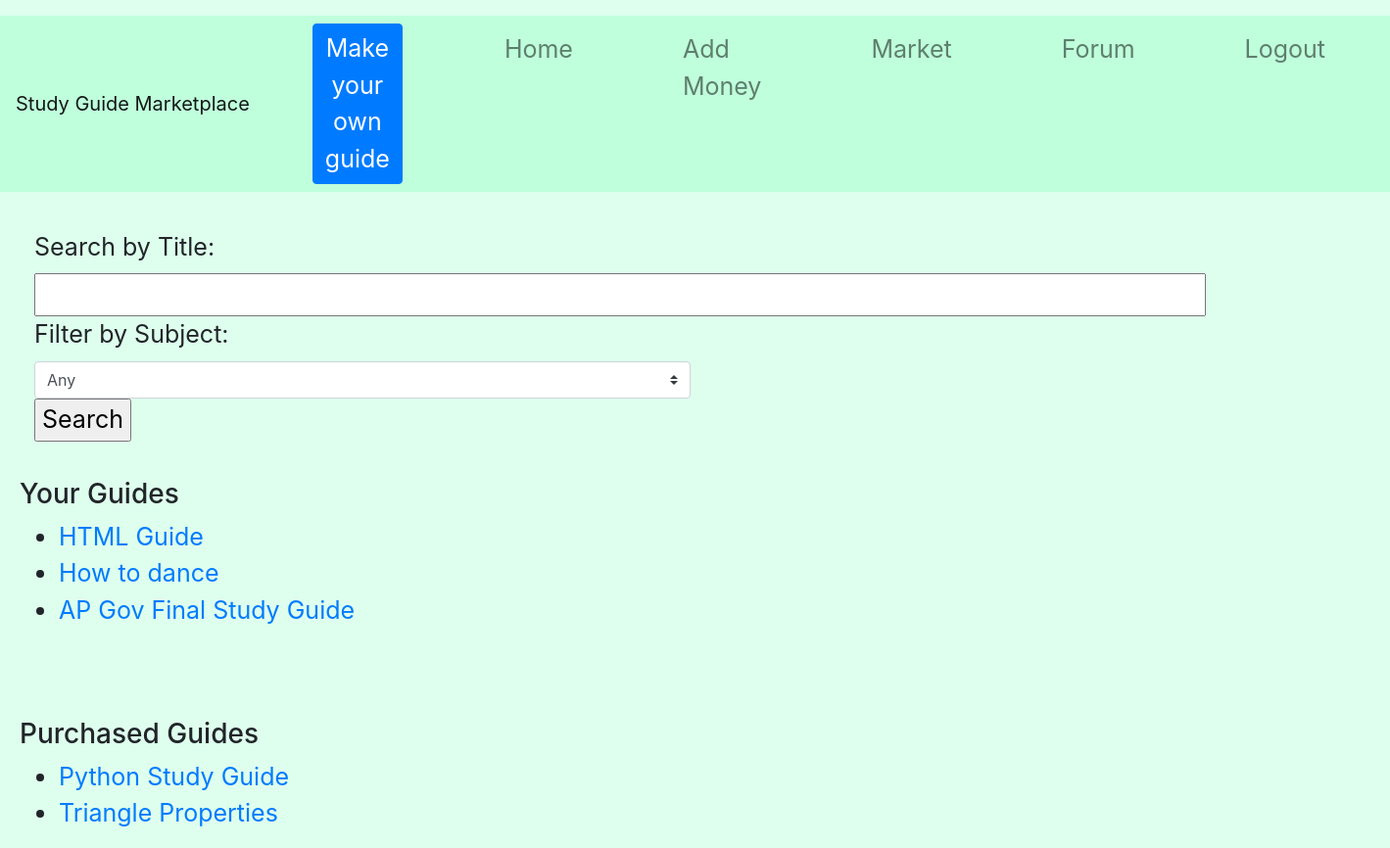
Screenshot of /home (signed in) with the database file from the repository.
### tables this page shows
CREATE TABLE guides(id INTEGER, user TEXT, name TEXT, rating REAL, cost INTEGER, buyers INTEGER, subject TEXT, guide TEXT, ratings INTEGER);

### app/__init__.py (the view)
    def login_check(*args, **kwargs):
        if 'username' not in session:
            return redirect(url_for("login"))
        return route_function(*args, **kwargs)

### app/__init__.py (called while the page is built)
def protected(route_function):
    def login_check(*args, **kwargs):
        if 'username' not in session:
            return redirect(url_for("login"))
        return route_function(*args, **kwargs)
    login_check.__name__ = route_function.__name__
    return login_check

### app/utl/ops.py (called while the page is built)
def get_own_guides(username):
    db = sqlite3.connect(DB_FILE)
    c = db.cursor()
    c.execute("SELECT * FROM guides WHERE user = ?;" , (username,))
    g = c.fetchall()
    db.close()
    ans = []
    for row in g:
        next = {}
        next["id"] = row[0]
        next["user"] = row[1]
        next["name"] = row[2]
        next["rating"] = row[3]
        next["cost"] = row[4]
        next["buyers"] = row[5]
        next["subject"] = row[6]
        next["guide"] = row[7]
        next["ratings"] = row[8]
        ans.append(next)
    return ans

def get_pur_guides(username):
    db = sqlite3.connect(DB_FILE)
    c = db.cursor()
    c.execute("SELECT * FROM buyers WHERE user = ?;" , (username,))
    g = c.fetchall()
    ans = []
    for ro in g:
        c.execute("SELECT * FROM guides WHERE id = ?;" , (ro[0],))
        row = c.fetchone()
        next = {}
        next["id"] = row[0]
        next["user"] = row[1]
        next["name"] = row[2]
        next["rating"] = row[3]
        next["cost"] = row[4]
        next["buyers"] = row[5]
        next["subject"] = row[6]
        next["guide"] = row[7]
        next["ratings"] = row[8]
        ans.append(next)
    db.close()
    return ans

def get_subjects():
    db = sqlite3.connect(DB_FILE)
    c = db.cursor()
    ans = []
    c.execute("SELECT * FROM guides;")
    g = c.fetchall()
    for row in g:
        if row[6] not in ans:
            ans.append(row[6])
    return ans

### app/templates/home.html (shortened to what this page needs)
{% extends "base.html" %}
{% block body %}
  <br>
  <div class="col-md-6">
  <form method="post">
            <label>Search by Title:</label>
            <input type="text" name="query" size="70">
            <br>
            <label>Filter by Subject:</label>
            <select class="custom-select" name="subject">
              <option selected>Any</option>
            </select>
        <input type="submit" name="button" value="Search">
  </form>
  </div>
  <br>
  <h3>Your Guides</h3>
    {% if own_guides|length < 1 %}
      <p>You haven't created any guides</p>
    {% else %}
      <ul>
      {% for guide in own_guides %}
        <li>
          <a href={{"/guide/"+(guide["id"]|string)}}>{{ guide["name"] }}</a>
        </li>
      {% endfor %}
      </ul>
    {% endif %}
  <br>
  <br>
  <h3>Purchased Guides</h3>
    {% if pur_guides|length < 1 %}
      <p>You haven't bought any guides</p>
    {% else %}
      <ul>
      {% for guide in pur_guides %}
        <li>
          <a href={{"/guide/"+(guide["id"]|string)}}>{{ guide["name"] }}</a>
        </li>
      {% endfor %}
      </ul>
    {% endif %}
{% endblock %}

### app/static/styles.css (style rules this page uses)
body { background-color: #deffed; font-size: 25px; }

### rows the page displays
guides: name "HTML Guide"
guides: name "How to dance"
guides: name "AP Gov Final Study Guide"
guides: name "Python Study Guide"
guides: name "Triangle Properties"
